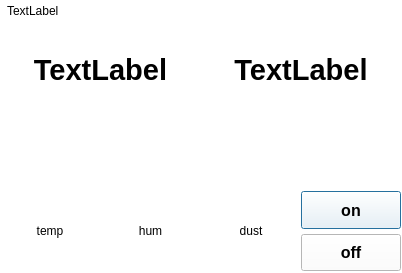
<?xml version="1.0" encoding="UTF-8"?>
<ui version="4.0">
 <class>Dialog</class>
 <widget class="QDialog" name="Dialog">
  <property name="geometry">
   <rect>
    <x>0</x>
    <y>0</y>
    <width>402</width>
    <height>273</height>
   </rect>
  </property>
  <property name="windowTitle">
   <string>Homekeeper</string>
  </property>
  <property name="autoFillBackground">
   <bool>false</bool>
  </property>
  <property name="styleSheet">
   <string notr="true">background-color: rgb(255, 255, 255);</string>
  </property>
  <widget class="QWidget" name="verticalLayoutWidget_2">
   <property name="geometry">
    <rect>
     <x>0</x>
     <y>30</y>
     <width>401</width>
     <height>241</height>
    </rect>
   </property>
   <layout class="QVBoxLayout" name="verticalLayout_2">
    <property name="spacing">
     <number>0</number>
    </property>
    <item>
     <layout class="QHBoxLayout" name="horizontalLayout_3">
      <item>
       <widget class="QLabel" name="dateValue">
        <property name="font">
         <font>
          <pointsize>22</pointsize>
          <weight>75</weight>
          <bold>true</bold>
         </font>
        </property>
        <property name="text">
         <string>TextLabel</string>
        </property>
        <property name="alignment">
         <set>Qt::AlignCenter</set>
        </property>
       </widget>
      </item>
      <item>
       <widget class="QLabel" name="timeValue">
        <property name="font">
         <font>
          <pointsize>22</pointsize>
          <weight>75</weight>
          <bold>true</bold>
         </font>
        </property>
        <property name="text">
         <string>TextLabel</string>
        </property>
        <property name="alignment">
         <set>Qt::AlignCenter</set>
        </property>
       </widget>
      </item>
     </layout>
    </item>
    <item>
     <layout class="QHBoxLayout" name="horizontalLayout">
      <property name="spacing">
       <number>0</number>
      </property>
      <item>
       <widget class="QLabel" name="tempIcon">
        <property name="text">
         <string/>
        </property>
       </widget>
      </item>
      <item>
       <widget class="QLabel" name="humIcon">
        <property name="text">
         <string/>
        </property>
       </widget>
      </item>
      <item>
       <widget class="QLabel" name="dustIcon">
        <property name="text">
         <string/>
        </property>
       </widget>
      </item>
      <item>
       <widget class="QLabel" name="lightIcon">
        <property name="text">
         <string/>
        </property>
       </widget>
      </item>
     </layout>
    </item>
    <item>
     <layout class="QHBoxLayout" name="horizontalLayout_2">
      <property name="spacing">
       <number>0</number>
      </property>
      <item>
       <widget class="QLabel" name="tempValue">
        <property name="text">
         <string>&lt;html&gt;&lt;head/&gt;&lt;body&gt;&lt;p align=&quot;center&quot;&gt;temp&lt;/p&gt;&lt;/body&gt;&lt;/html&gt;</string>
        </property>
       </widget>
      </item>
      <item>
       <widget class="QLabel" name="humValue">
        <property name="text">
         <string>&lt;html&gt;&lt;head/&gt;&lt;body&gt;&lt;p align=&quot;center&quot;&gt;hum&lt;/p&gt;&lt;/body&gt;&lt;/html&gt;</string>
        </property>
       </widget>
      </item>
      <item>
       <widget class="QLabel" name="dustValue">
        <property name="text">
         <string>&lt;html&gt;&lt;head/&gt;&lt;body&gt;&lt;p align=&quot;center&quot;&gt;dust&lt;/p&gt;&lt;/body&gt;&lt;/html&gt;</string>
        </property>
        <property name="scaledContents">
         <bool>false</bool>
        </property>
       </widget>
      </item>
      <item>
       <layout class="QVBoxLayout" name="verticalLayout">
        <property name="spacing">
         <number>5</number>
        </property>
        <property name="leftMargin">
         <number>0</number>
        </property>
        <property name="topMargin">
         <number>0</number>
        </property>
        <property name="rightMargin">
         <number>0</number>
        </property>
        <property name="bottomMargin">
         <number>0</number>
        </property>
        <item>
         <widget class="QPushButton" name="onButton">
          <property name="sizePolicy">
           <sizepolicy hsizetype="Minimum" vsizetype="Minimum">
            <horstretch>0</horstretch>
            <verstretch>0</verstretch>
           </sizepolicy>
          </property>
          <property name="font">
           <font>
            <pointsize>12</pointsize>
            <weight>75</weight>
            <italic>false</italic>
            <bold>true</bold>
           </font>
          </property>
          <property name="styleSheet">
           <string notr="true">background-color: rgb(255, 255, 255);</string>
          </property>
          <property name="text">
           <string>on</string>
          </property>
          <property name="checkable">
           <bool>false</bool>
          </property>
          <property name="checked">
           <bool>false</bool>
          </property>
          <property name="autoRepeat">
           <bool>false</bool>
          </property>
         </widget>
        </item>
        <item>
         <widget class="QPushButton" name="offButton">
          <property name="sizePolicy">
           <sizepolicy hsizetype="Minimum" vsizetype="Minimum">
            <horstretch>0</horstretch>
            <verstretch>0</verstretch>
           </sizepolicy>
          </property>
          <property name="font">
           <font>
            <pointsize>12</pointsize>
            <weight>75</weight>
            <italic>false</italic>
            <bold>true</bold>
           </font>
          </property>
          <property name="styleSheet">
           <string notr="true">background:rgb(255,255,255)</string>
          </property>
          <property name="text">
           <string>off</string>
          </property>
         </widget>
        </item>
       </layout>
      </item>
     </layout>
    </item>
   </layout>
  </widget>
  <widget class="QLabel" name="isConnectedValue">
   <property name="geometry">
    <rect>
     <x>7</x>
     <y>0</y>
     <width>381</width>
     <height>22</height>
    </rect>
   </property>
   <property name="text">
    <string>TextLabel</string>
   </property>
  </widget>
 </widget>
 <resources/>
 <connections/>
</ui>
